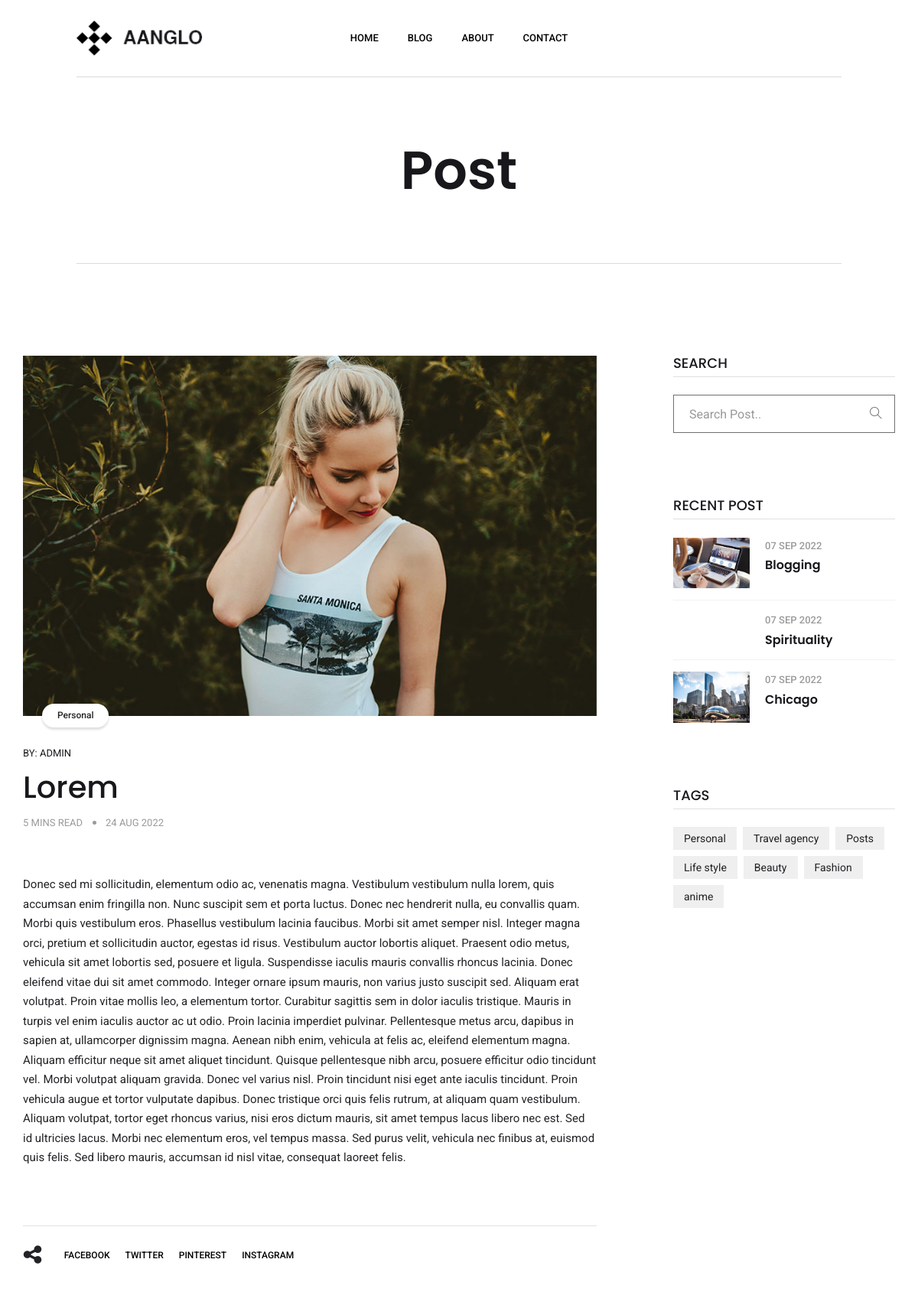
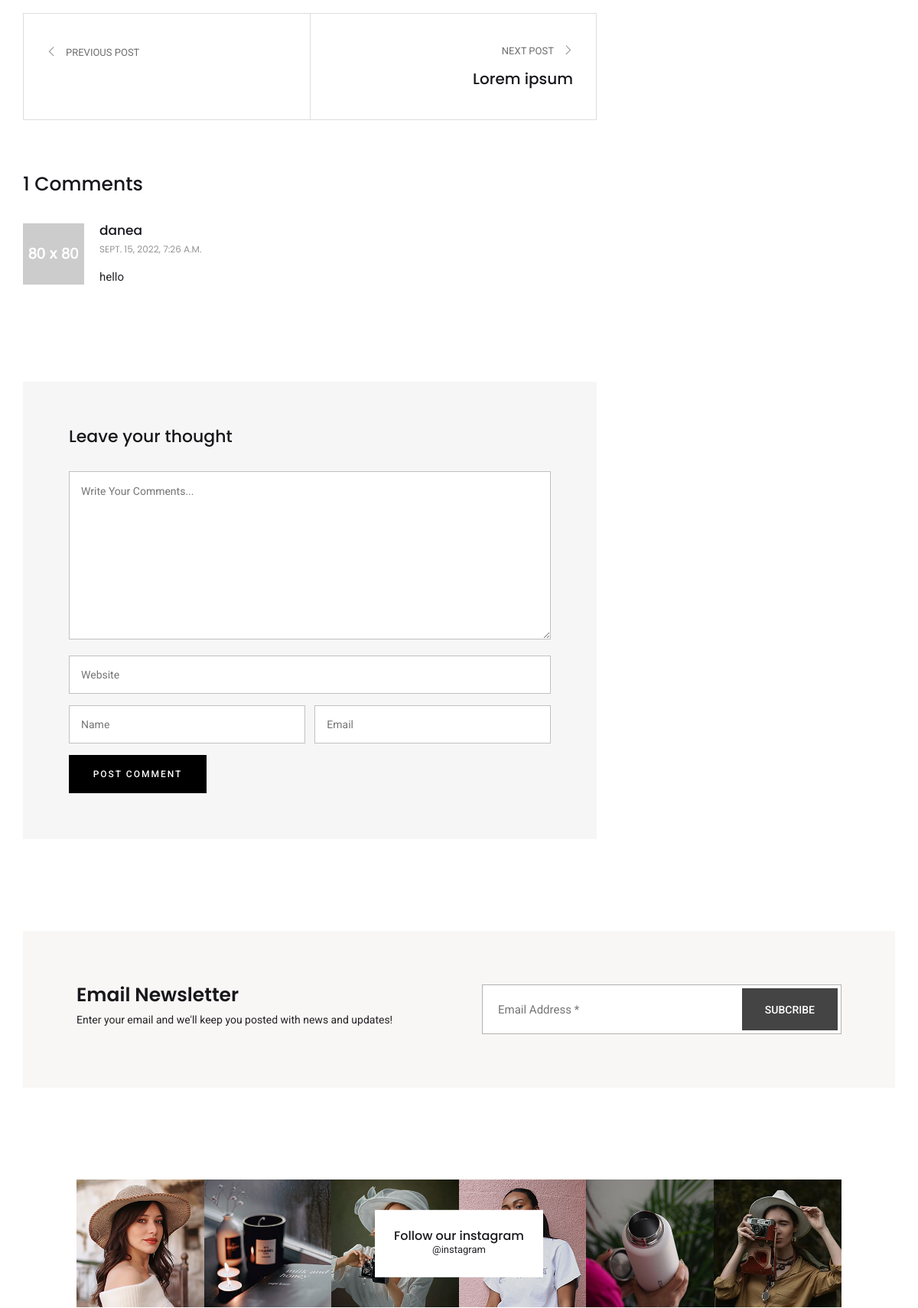
Screenshot of /post/lorem/ (upper part) with the database file from the repository (2 pictures, top to bottom).
### blog/models.py (models this page shows, shortened)
class Post(models.Model):
    title = models.CharField(max_length=255)
    slug = models.SlugField("URL", max_length=255, unique=True, db_index=True)
    content = RichTextField()
    image = models.ImageField(upload_to="photos/%Y/%m/%d")
    tag = models.ForeignKey('Tags', on_delete=models.SET_NULL, null=True)
    time_create = models.DateTimeField("time create", auto_now_add=True)
    author = models.ForeignKey(User, on_delete=models.CASCADE)
    is_published = models.BooleanField(default=True)
    def get_absolute_url(self):
        return reverse('post', kwargs={'post_slug': self.slug})
    def get_comments(self):
        return self.comment.all().only('message', 'name', 'time_create','post')

class Tags(models.Model):
    name = models.CharField(max_length=100, db_index=True)
    slug = models.SlugField("URL", max_length=100, unique=True, db_index=True)
    def __str__(self):
        return self.name
    def get_absolute_url(self):
        return reverse('tag', kwargs={'tag_slug': self.slug})
    class Meta:
        verbose_name = 'Tag'
        verbose_name_plural = 'Tags'

class Social(models.Model):
    name = models.CharField(max_length=255)
    link = models.URLField()
    icon = models.ImageField(upload_to="social/")

class Comment(models.Model):
    message = models.TextField(max_length=1000)
    website = models.URLField(blank=True, null=True)
    name = models.CharField(max_length=100)
    email = models.EmailField()
    time_create = models.DateTimeField("time create", auto_now_add=True)
    post = models.ForeignKey(Post, related_name='comment', on_delete=models.CASCADE)

### blog/views.py (the view)
# urls.py: path('post/<slug:post_slug>/', PostDetail.as_view(), name='post'),
class PostDetail(DetailView):
    model = Post
    queryset = Post.objects.filter(is_published=True) \
        .select_related('tag', 'author') \
        .only('title', 'slug','content', 'image', 'time_create', 'tag__name', 'author__username')
    template_name = 'blog/post.html'
    slug_url_kwarg = 'post_slug'
    context_object_name = 'post'
    def get_context_data(self, *, object_list=None, **kwargs):
        context = super().get_context_data(**kwargs)
        context['menu'] = menu
        context['title'] = "Post"
        context['form'] = CommentForm()
        context['email_form'] = UserEmailsForm()
        return context

### blog/forms.py
class CommentForm(forms.ModelForm):
    class Meta:
        model = Comment
        exclude = ['time_create', 'post']
        widgets = {
            'message': forms.Textarea(attrs={'placeholder': 'Write Your Comments...', 'cols': 100}),
            'website': forms.URLInput(attrs={'placeholder': 'Website'}),
            'name': forms.TextInput(attrs={'placeholder': 'Name'}),
            'email': forms.EmailInput(attrs={'placeholder': 'Email'}),
        }

class UserEmailsForm(forms.ModelForm):
    class Meta:
        model = UserEmails
        fields = '__all__'
        widgets = {
            'email': forms.EmailInput(attrs={'placeholder': 'Email Address *'}),
        }

### blog/templatetags/sidebar_tags.py (called while the page is built)
@register.inclusion_tag('blog/include/tags/sidebar.html')
def get_sidebar():
    posts = Post.objects.filter(is_published=True) \
                .order_by("-time_create") \
                .only('title', 'slug', 'image', 'time_create')[:3]
    tags = Tags.objects.all()
    return {'posts': posts,
            'tags': tags}

### blog/templatetags/social_tags.py (called while the page is built)
@register.simple_tag()
def get_social_links():
    return Social.objects.all()

### blog/templates/blog/post.html (shortened to what this page needs)
{% extends 'blog/base.html' %}
{% load sidebar_tags social_tags cache %}
{% block content %}
<section class="page-title-s2">
    <div class="container-1310">
        <div class="row">
            <div class="col col-xs-12">
                <div class="inner">
                    <h2>{{ title }}</h2>
                </div>
            </div>
        </div>
    </div>
</section>
<section class="blog-single-section section-padding">
    <div class="container-1310">
        <div class="row">
            <div class="col col-lg-8">
                <div class="blog-content">
                    <div class="post format-standard-image">
                        <div class="entry-media">
                            <img src="{{ post.image.url }}" alt="Фото">
                            <button>{{ post.tag }}</button>
                        </div>
                        <div class="entry-details">
                            <div class="author">By: <a href="blog.html">{{ post.author }}</a></div>
                            <h2>{{ post.title }}</h2>
                            <div class="entry-meta">
                                <ul>
                                    <li><a href="blog.html">5 Mins Read</a></li>
                                    <li><a href="blog.html">{{ post.time_create | date:"d M Y" }}</a></li>
                                </ul>
                            </div>
                        </div>
                        <p>{{ post.content | safe }}</p>
                    </div>
                    <div class="share">
                        <i class="ti-sharethis"></i>
                        <ul>
                            {% get_social_links as social_links %}
                            {% for item in social_links %}
                            <li><a href="{{ item.link }}">{{ item.name }}</a></li>
                            {% endfor %}
                        </ul>
                    </div>
                    <div class="more-posts">
                        <div class="previous-post">
                            <a href="{{ post.get_previous_by_time_create.get_absolute_url }}">
                                <span class="post-control-link">Previous Post</span>
                            </a>
                        </div>
                        <div class="next-post">
                            <a href="{{ post.get_next_by_time_create.get_absolute_url }}">
                                <span class="post-control-link">Next Post</span>
                                <h4>{{ post.get_next_by_time_create.title }}</h4>
                            </a>
                        </div>
                    </div>
                    <div class="comments-area">
                        <div class="comments-section">
                            <h3 class="comments-title">{{ post.get_comments.count }} Comments</h3>
                            <ol class="comments">
                                {% for comment in post.get_comments %}
                                <li class="comment">
                                    <div>
                                        <div class="comment-theme">
                                            <div class="comment-image">
                                                <img src="{% static 'blog/images/blog-details/comments-author/img-1.jpg' %}" alt>
                                            </div>
                                        </div>
                                        <div class="comment-main-area">
                                            <div class="comment-wrapper">
                                                <div class="comments-meta">
                                                    <h4>{{ comment.name }}<span class="comments-date">{{ comment.time_create }}</span></h4>
                                                </div>
                                                <div class="comment-area">
                                                    <p>{{ comment.message }}</p>
                                                </div>
                                            </div>
                                        </div>
                                    </div>
                                </li>
                                {% endfor %}
                            </ol>
                        </div>
                        <div class="comment-respond">
                            <h3 class="comment-reply-title">Leave your thought</h3>
                            <form action="{% url 'create_comment' pk=post.id %}" method="post" id="commentform"
                                  class="comment-form">
                                <div class="form-textarea">
                                    {{ form.message }}
                                </div>
                                <div class="form-inputs">
                                    {{ form.website }}
                                    {{ form.name }}
                                    {{ form.email }}
                                </div>
                                <div class="form-submit">
                                    <input id="submit" value="Post Comment" type="submit">
                                </div>
                            </form>
                        </div>
                    </div>
                </div>
            </div>
            <div class="col col-lg-4">
                {% get_sidebar %}
            </div>
        </div>
    </div>
</section>
{% endblock content %}

### blog/templates/blog/include/tags/sidebar.html
<div class="blog-sidebar-s2">
    <div class="widget search-widget">
        <h3>Search</h3>
        <form>
            <div>
                <input type="text" class="form-control" placeholder="Search Post..">
                <button type="submit"><i class="ti-search"></i></button>
            </div>
        </form>
    </div>
    <div class="widget recent-post-widget">
        <h3>Recent post</h3>
        <div class="posts">
            {% for p in posts %}
            <div class="post">
                <div class="img-holder">
                    <a href="{{ p.get_absolute_url }}"><img src="{{ p.image.url }}" alt></a>
                </div>
                <div class="details">
                    <span class="date">{{ p.time_create | date:"d M Y" }}</span>
                    <h4><a href="{{ p.get_absolute_url }}">{{ p.title }}</a></h4>
                </div>
            </div>
            {% endfor %}
        </div>
    </div>
    <div class="widget tag-widget">
        <h3>Tags</h3>
        <ul>
            {% for tag in tags %}
            <li><a href="{{ tag.get_absolute_url }}">{{ tag }}</a></li>
            {% endfor %}
        </ul>
    </div>
</div>

### rows the page displays
Post: image (picture), tag "Personal", author "ADMIN", title "Lorem", time_create "24 AUG 2022", content "Donec sed mi sollicitudin, elementum odio ac, venenatis magna. Vestibulum vestibulum nulla lorem, quis accumsan enim fringilla non. Nunc suscipit sem et porta luctus. Donec nec hendrerit nulla, eu convallis quam. Morbi quis vestibulum eros. Phasellus vestibulum lacinia faucibus. Morbi sit amet semper nisl. Integer magna orci, pretium et sollicitudin auctor, egestas id risus. Vestibulum auctor lobortis aliquet. Praesent odio metus, vehicula sit amet lobortis sed, posuere et ligula. Suspendisse iaculis mauris convallis rhoncus lacinia. Donec eleifend vitae dui sit amet commodo. Integer ornare ipsum mauris, non varius justo suscipit sed. Aliquam erat volutpat. Proin vitae mollis leo, a…", get_next_by_time_create "Lorem ipsum", get_comments.count "1"
Social: name "FACEBOOK"
Social: name "TWITTER"
Social: name "PINTEREST"
Social: name "INSTAGRAM"
Comment: name "danea", time_create "SEPT. 15, 2022, 7:26 A.M.", message "hello"
Post: image (picture), time_create "07 SEP 2022", title "Blogging"
Post: time_create "07 SEP 2022", title "Spirituality"
Post: image (picture), time_create "07 SEP 2022", title "Chicago"
Tags: name "Personal"
Tags: name "Travel agency"
Tags: name "Posts"
Tags: name "Life style"
Tags: name "Beauty"
Tags: name "Fashion"
Tags: name "anime"

### other values shown
{{ m.title }} "HOME" "BLOG" "ABOUT" "CONTACT"
{{ title }} "Post"
